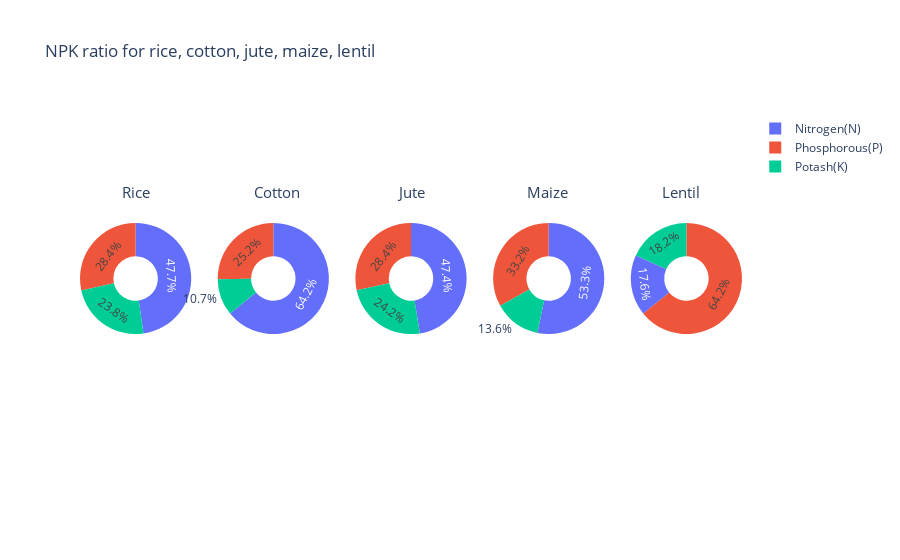

Notebook source saved alongside this figure:
### Code cell
labels = ['Nitrogen(N)','Phosphorous(P)','Potash(K)']
fig = make_subplots(rows=1, cols=5, specs=[[{'type':'domain'}, {'type':'domain'},
                                            {'type':'domain'}, {'type':'domain'}, 
                                            {'type':'domain'}]])

rice_npk = crop_summary[crop_summary.index=='rice']
values = [rice_npk['N'][0], rice_npk['P'][0], rice_npk['K'][0]]
fig.add_trace(go.Pie(labels=labels, values=values,name="Rice"),1, 1)

cotton_npk = crop_summary[crop_summary.index=='cotton']
values = [cotton_npk['N'][0], cotton_npk['P'][0], cotton_npk['K'][0]]
fig.add_trace(go.Pie(labels=labels, values=values,name="Cotton"),1, 2)

jute_npk = crop_summary[crop_summary.index=='jute']
values = [jute_npk['N'][0], jute_npk['P'][0], jute_npk['K'][0]]
fig.add_trace(go.Pie(labels=labels, values=values,name="Jute"),1, 3)

maize_npk = crop_summary[crop_summary.index=='maize']
values = [maize_npk['N'][0], maize_npk['P'][0], maize_npk['K'][0]]
fig.add_trace(go.Pie(labels=labels, values=values,name="Maize"),1, 4)

lentil_npk = crop_summary[crop_summary.index=='lentil']
values = [lentil_npk['N'][0], lentil_npk['P'][0], lentil_npk['K'][0]]
fig.add_trace(go.Pie(labels=labels, values=values,name="Lentil"),1, 5)

fig.update_traces(hole=.4, hoverinfo="label+percent+name")
fig.update_layout(
    title_text="NPK ratio for rice, cotton, jute, maize, lentil",
    annotations=[dict(text='Rice',x=0.06,y=0.8, font_size=15, showarrow=False),
                 dict(text='Cotton',x=0.26,y=0.8, font_size=15, showarrow=False),
                 dict(text='Jute',x=0.50,y=0.8, font_size=15, showarrow=False),
                 dict(text='Maize',x=0.74,y=0.8, font_size=15, showarrow=False),
                dict(text='Lentil',x=0.94,y=0.8, font_size=15, showarrow=False)])
fig.show()

### Figure 1 — Plotly figure (JSON) as saved in the notebook; plotly's stock layout.template omitted (floating-point values rounded to 4 significant figures)
{"data": [{"domain": {"x": [0, 0.168], "y": [0, 1]}, "hole": 0.4, "hoverinfo": "label+percent+name", "labels": ["Nitrogen(N)", "Phosphorous(P)", "Potash(K)"], "name": "Rice", "type": "pie", "values": [79.89, 47.58, 39.87]}, {"domain": {"x": [0.208, 0.376], "y": [0, 1]}, "hole": 0.4, "hoverinfo": "label+percent+name", "labels": ["Nitrogen(N)", "Phosphorous(P)", "Potash(K)"], "name": "Cotton", "type": "pie", "values": [117.8, 46.24, 19.56]}, {"domain": {"x": [0.416, 0.584], "y": [0, 1]}, "hole": 0.4, "hoverinfo": "label+percent+name", "labels": ["Nitrogen(N)", "Phosphorous(P)", "Potash(K)"], "name": "Jute", "type": "pie", "values": [78.4, 46.86, 39.99]}, {"domain": {"x": [0.624, 0.792], "y": [0, 1]}, "hole": 0.4, "hoverinfo": "label+percent+name", "labels": ["Nitrogen(N)", "Phosphorous(P)", "Potash(K)"], "name": "Maize", "type": "pie", "values": [77.76, 48.44, 19.79]}, {"domain": {"x": [0.832, 1], "y": [0, 1]}, "hole": 0.4, "hoverinfo": "label+percent+name", "labels": ["Nitrogen(N)", "Phosphorous(P)", "Potash(K)"], "name": "Lentil", "type": "pie", "values": [18.77, 68.36, 19.41]}], "layout": {"annotations": [{"font": {"size": 15}, "showarrow": false, "text": "Rice", "x": 0.06, "y": 0.8}, {"font": {"size": 15}, "showarrow": false, "text": "Cotton", "x": 0.26, "y": 0.8}, {"font": {"size": 15}, "showarrow": false, "text": "Jute", "x": 0.5, "y": 0.8}, {"font": {"size": 15}, "showarrow": false, "text": "Maize", "x": 0.74, "y": 0.8}, {"font": {"size": 15}, "showarrow": false, "text": "Lentil", "x": 0.94, "y": 0.8}], "title": {"text": "NPK ratio for rice, cotton, jute, maize, lentil"}}}
